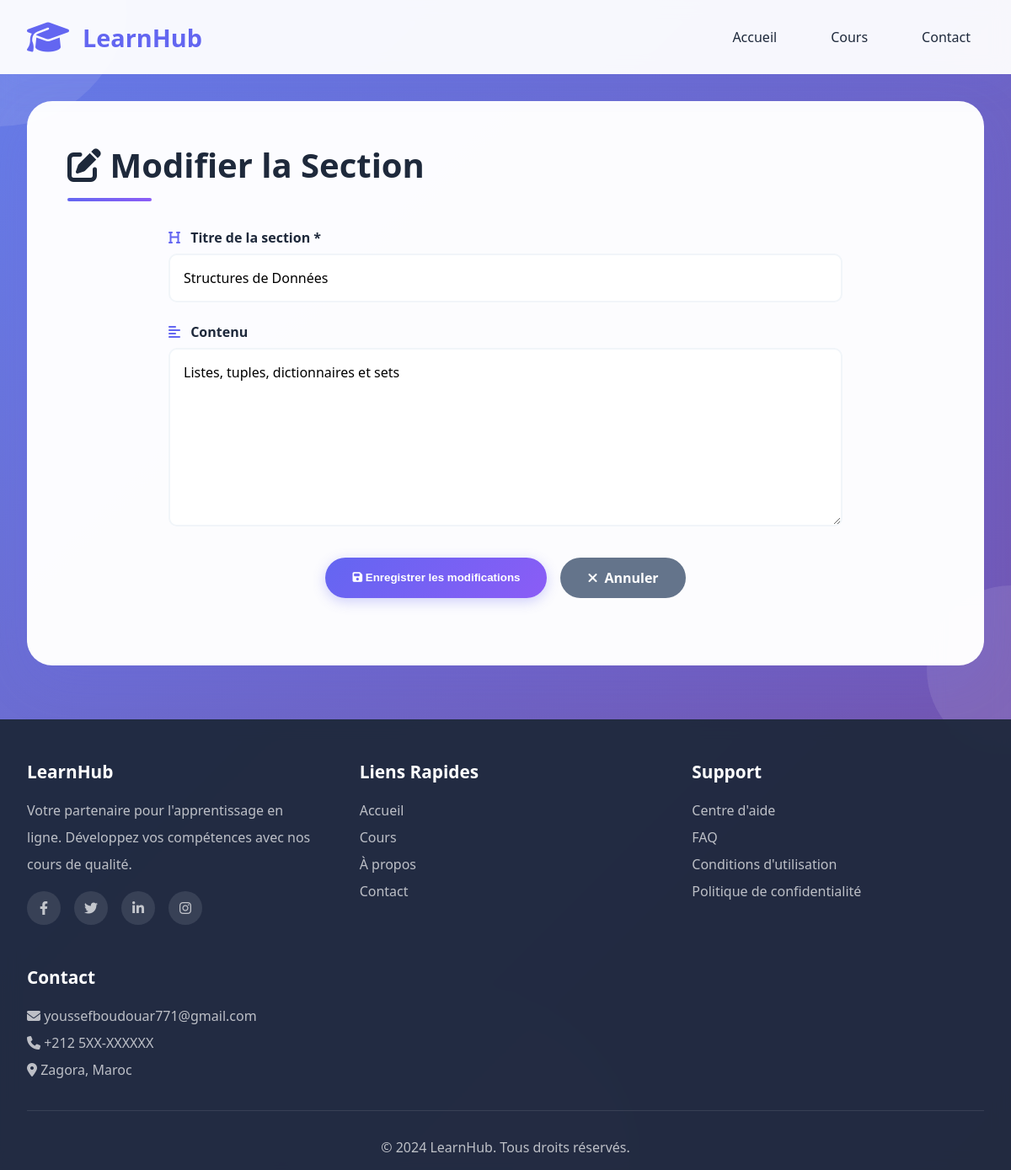
The app's page /sections/sections_edit.php?id=2 with its own data.
### tables this page shows
CREATE TABLE sections (
    id INT AUTO_INCREMENT PRIMARY KEY,
    course_id INT NOT NULL,
	title VARCHAR(50) NOT NULL,
    content TEXT, 
    position INT,
	created_at DATE,
	FOREIGN KEY (course_id) REFERENCES courses(id) ON DELETE CASCADE,
	CONSTRAINT course_position UNIQUE(course_id, position)
);

### sections/sections_edit.php (the view, shortened to what this page needs)
<?php
    require_once '../config.php';
    $id = $_GET['id'];
    $sqll = "SELECT * FROM sections WHERE id = $id";
    $result = mysqli_query($connection, $sqll);
    $section = mysqli_fetch_assoc($result);
    $ex_title = $section['title'];
    $ex_content = $section['content'];
    require_once '../header.php';
?>
<div class="container">
    <div class="courses-section" style="margin-top: 2rem;">
        <div class="section-header">
            <h2><i class="fas fa-edit"></i> Modifier la Section</h2>
        </div>
        <form method="POST" action="" class="course-form">
            <div class="form-group">
                <label for="title">
                    <i class="fas fa-heading"></i> Titre de la section *
                </label>
                <input
                    type="text"
                    id="title"
                    name="title"
                    placeholder="Ex: Introduction aux Variables"
                    required
                    value="<?php echo $ex_title; ?>"
                >
            </div>
            <div class="form-group">
                <label for="content">
                    <i class="fas fa-align-left"></i> Contenu
                </label>
                <textarea
                    id="content"
                    name="content"
                    rows="8"
                    placeholder="Décrivez le contenu de cette section..."
                ><?php echo $ex_content; ?></textarea>
            </div>
            <div class="form-actions">
                <button type="submit" class="btn-primary">
                    <i class="fas fa-save"></i> Enregistrer les modifications
                </button>
                <a href="../index.php" class="btn-secondary">
                    <i class="fas fa-times"></i> Annuler
                </a>
            </div>
        </form>
    </div>
</div>
<?php
    require_once '../footer.php'
?>

### css/style.css (style rules this page uses)
* { margin: 0; padding: 1; box-sizing: border-box; }
:root { --primary: #6366f1; --primary-dark: #4f46e5; --secondary: #8b5cf6; --accent: #ec4899; --success: #10b981; --warning: #f59e0b; --danger: #ef4444; --dark: #1e293b; --gray: #64748b; --light: #f1f5f9; --white: #ffffff; --shadow: 0 10px 40px rgba(99, 102, 241, 0.1); --shadow-lg: 0 20px 60px rgba(99, 102, 241, 0.15); }
body { font-family: 'Segoe UI', Tahoma, Geneva, Verdana, sans-serif; background: linear-gradient(135deg, #667eea 0%, #764ba2 100%); min-height: 100vh; color: var(--dark); overflow-x: hidden; }
.container { max-width: 1400px; margin: 0 auto; padding: 0 2rem; }
.btn-primary { background: linear-gradient(135deg, var(--primary), var(--secondary)); color: white; padding: 0.8rem 2rem; border-radius: 50px; border: none; cursor: pointer; font-weight: 600; transition: all 0.3s; box-shadow: 0 4px 15px rgba(99, 102, 241, 0.3); }
.courses-section { background: rgba(255, 255, 255, 0.98); border-radius: 30px; padding: 3rem; margin: 3rem 0; box-shadow: var(--shadow-lg); animation: fadeInUp 0.8s ease-out; }
.section-header { display: flex; justify-content: space-between; align-items: center; margin-bottom: 2rem; }
.section-header h2 { font-size: 2.5rem; color: var(--dark); position: relative; padding-bottom: 1rem; }
.section-header h2::after { content: ''; position: absolute; bottom: 0; left: 0; width: 100px; height: 4px; background: linear-gradient(90deg, var(--primary), var(--secondary)); border-radius: 2px; }
.course-form { max-width: 800px; margin: 2rem auto; }
.form-group { margin-bottom: 1.5rem; }
.form-group label { display: block; margin-bottom: 0.5rem; color: var(--dark); font-weight: 600; font-size: 1rem; }
.form-group label i { color: var(--primary); margin-right: 0.5rem; }
.form-group input, .form-group textarea, .form-group select { width: 100%; padding: 1rem; border: 2px solid var(--light); border-radius: 10px; font-size: 1rem; font-family: inherit; transition: all 0.3s; background: white; }
.form-group textarea { resize: vertical; min-height: 120px; }
.form-actions { display: flex; gap: 1rem; justify-content: center; margin-top: 2rem; }
.btn-secondary { background: var(--gray); color: white; padding: 0.8rem 2rem; border-radius: 50px; border: none; cursor: pointer; font-weight: 600; transition: all 0.3s; text-decoration: none; display: inline-flex; align-items: center; gap: 0.5rem; }

### records on screen
sections: title "Structures de Données", content "Listes, tuples, dictionnaires et sets"
